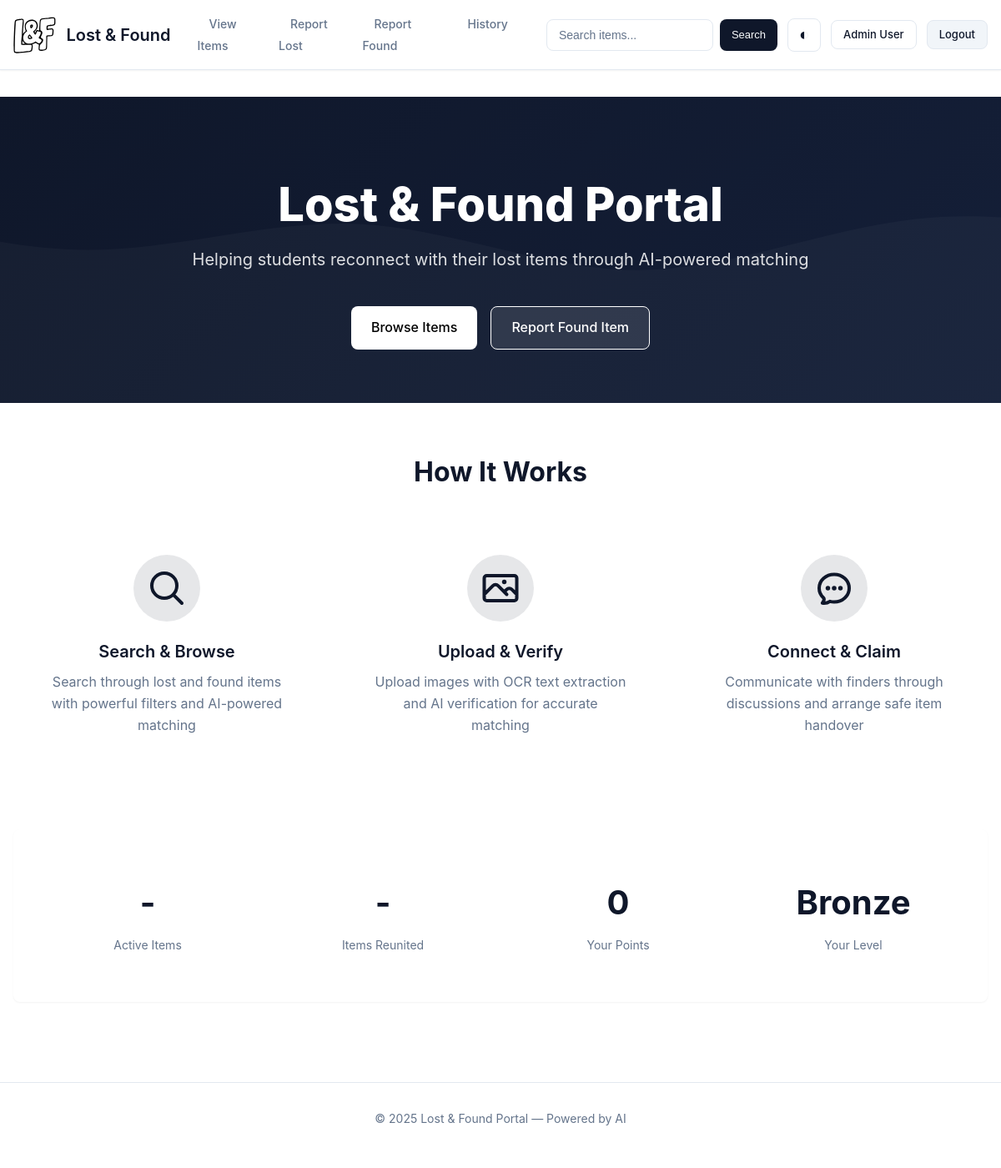
The page /home (signed in) on the database as committed earlier.
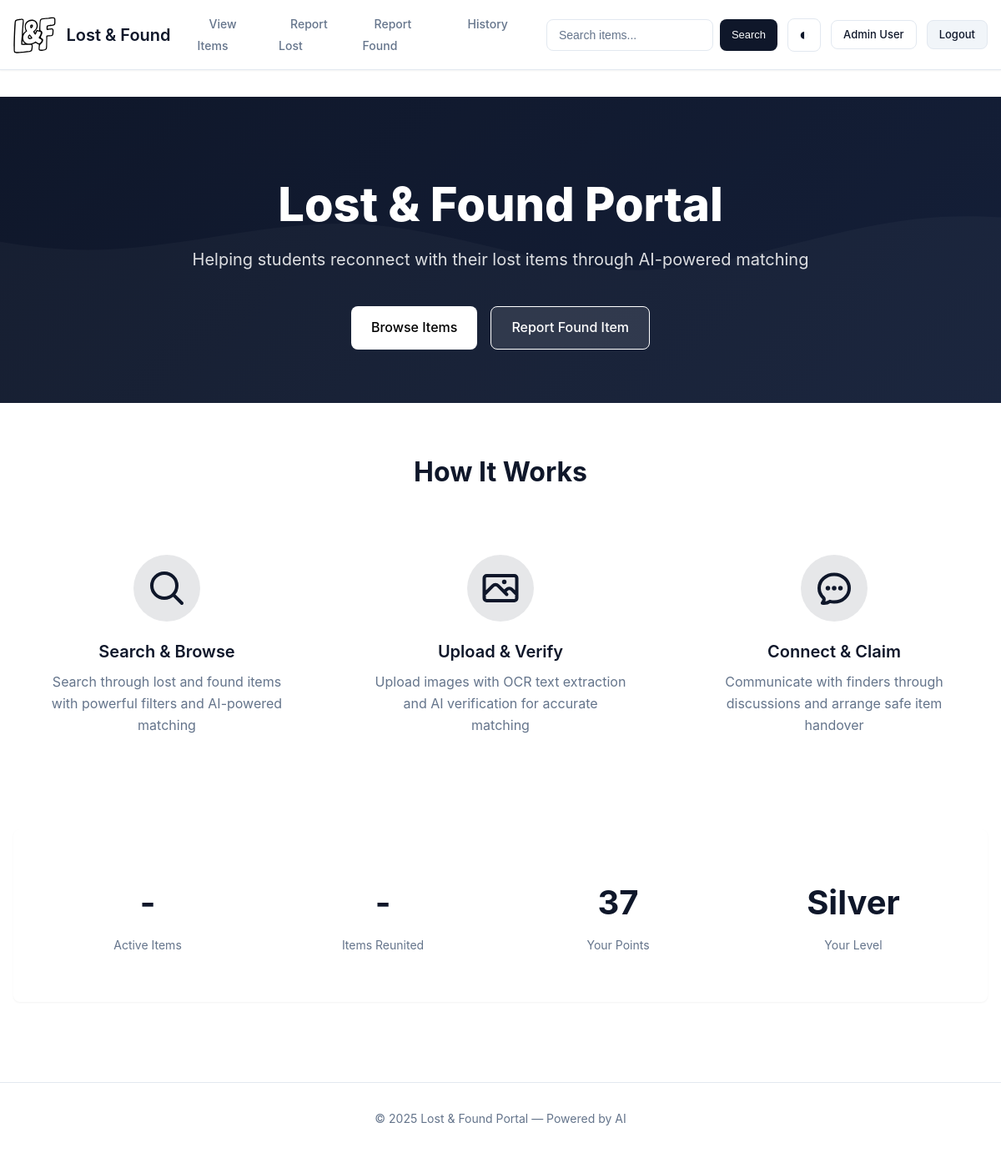
The same page on the database as committed later.
### app.py (models this page shows, shortened)
class User(db.Model, UserMixin):
    id = db.Column(db.Integer, primary_key=True)
    registration_no = db.Column(db.String(20), unique=True, nullable=False)
    password_hash = db.Column(db.String(128), nullable=False)
    full_name = db.Column(db.String(100), nullable=False)
    email = db.Column(db.String(120), unique=True, nullable=True)
    points = db.Column(db.Integer, default=0, nullable=False)
    level = db.Column(db.String(20), default='Bronze')
    avatar_filename = db.Column(db.String(255), nullable=True)
    role = db.Column(db.String(20), default='student') # 'student', 'admin', 'hod'
    items_reported = db.relationship(
        'Item',
        backref='reporter', # Creates item.reporter to access the User object
        lazy=True,
        foreign_keys=[Item.reported_by_id] # Explicitly tells SQLAlchemy which FK to use
    )
    items_deleted = db.relationship(
        'Item',
        backref='deleter', # Creates item.deleter to access the User object
        lazy=True,
        foreign_keys=[Item.deleted_by_id] # Explicitly tells SQLAlchemy which FK to use
    )
    def is_admin(self):
        return self.role == 'admin'

### app.py (the view)
@app.route("/")
@app.route("/home")
def home():
    return render_template('index.html', title='Home')

### app.py (called while the page is built)
@login_manager.user_loader
def load_user(user_id):
    print(f"DEBUG: Flask-Login attempting to load user with ID: {user_id}")
    user = User.query.get(int(user_id))
    if user:
        print(f"DEBUG: User ID {user_id} loaded successfully: {user.full_name} ({user.role})")
    else:
        print(f"DEBUG: User ID {user_id} not found in database.")
    return user

@app.context_processor
def utility_processor():
    def can_delete_item(user):
        if not user:
            return False
        return user.is_admin() or user.is_hod()
    return dict(can_delete_item=can_delete_item)

### templates/index.html (shortened to what this page needs)
{% extends "base.html" %}
{% block content %}
<div class="hero-section">
    <div class="container hero-content">
        <div class="hero-text">
            <h1 class="hero-title">Lost & Found Portal</h1>
            <p class="hero-subtitle">Helping students reconnect with their lost items through AI-powered matching</p>
            <div class="hero-actions">
                <a href="{{ url_for('items') }}" class="btn btn-hero-cta btn-lg">
                    Browse Items
                </a>
                {% if current_user.is_authenticated %}
                <a href="{{ url_for('report_found') }}" class="btn btn-outline btn-lg">
                    Report Found Item
                </a>
                {% else %}
                <a href="{{ url_for('register') }}" class="btn btn-outline btn-lg">
                    Get Started
                </a>
                {% endif %}
            </div>
        </div>
    </div>
</div>
<div class="container features-section">
    <h2 class="section-title">How It Works</h2>
    <div class="features-grid">
        <div class="feature-card">
            <div class="feature-icon">
                <svg width="48" height="48" fill="none" stroke="currentColor" stroke-width="2" viewBox="0 0 24 24">
                    <path stroke-linecap="round" stroke-linejoin="round"
                        d="M21 21l-5.197-5.197m0 0A7.5 7.5 0 105.196 5.196a7.5 7.5 0 0010.607 10.607z"></path>
                </svg>
            </div>
            <h3 class="feature-title">Search & Browse</h3>
            <p class="feature-description">Search through lost and found items with powerful filters and AI-powered
                matching</p>
        </div>
        <div class="feature-card">
            <div class="feature-icon">
            </div>
            <h3 class="feature-title">Upload & Verify</h3>
            <p class="feature-description">Upload images with OCR text extraction and AI verification for accurate
                matching</p>
        </div>
        <div class="feature-card">
            <div class="feature-icon">
            </div>
            <h3 class="feature-title">Connect & Claim</h3>
            <p class="feature-description">Communicate with finders through discussions and arrange safe item handover
            </p>
        </div>
    </div>
</div>
{% if current_user.is_authenticated %}
<div class="container stats-section">
    <div class="stats-banner">
        <div class="stat-box">
            <div class="stat-number">-</div>
            <div class="stat-label">Active Items</div>
        </div>
        <div class="stat-box">
            <div class="stat-number">-</div>
            <div class="stat-label">Items Reunited</div>
        </div>
        <div class="stat-box">
            <div class="stat-number">{{ current_user.points or 0 }}</div>
            <div class="stat-label">Your Points</div>
        </div>
        <div class="stat-box">
            <div class="stat-number">{{ current_user.level }}</div>
            <div class="stat-label">Your Level</div>
        </div>
    </div>
</div>
{% endif %}
{% endblock content %}

### templates/base.html (shortened to what this page needs)
<!DOCTYPE html>
<html lang="en" data-theme="light">
<head>
    <link rel="stylesheet" href="{{ url_for('static', filename='css/modern.css') }}">
</head>
<body>
    <nav class="navbar">
        <div class="navbar-container">
            <a class="navbar-brand" href="{{ url_for('home') }}">
                <img src="{{ url_for('static', filename='lost_found.svg') }}" alt="Lost & Found" />
                <span>Lost & Found</span>
            </a>
            <div class="navbar-menu" id="navbarMenu">
                <ul class="nav-links">
                    <li><a class="nav-link" href="{{ url_for('items') }}">View Items</a></li>
                    {% if current_user.is_authenticated %}
                    <li><a class="nav-link" href="{{ url_for('report_lost') }}">Report Lost</a></li>
                    <li><a class="nav-link" href="{{ url_for('report_found') }}">Report Found</a></li>
                    {% if current_user.is_admin() or current_user.is_hod() %}
                    <li><a class="nav-link" href="{{ url_for('item_history') }}">History</a></li>
                    {% endif %}
                    {% endif %}
                </ul>
                <div class="navbar-actions">
                    <form class="search-form" method="get" action="{{ url_for('items') }}">
                        <input class="form-input" type="search" placeholder="Search items..." name="q"
                            value="{{ request.args.get('q','') }}">
                        <button class="btn btn-primary btn-sm" type="submit">Search</button>
                    </form>
                    <button class="theme-toggle" id="themeToggle" aria-label="Toggle dark mode"
                        title="Toggle dark mode">
                        <span id="themeIcon">◐</span>
                    </button>
                    {% if current_user.is_authenticated %}
                    <a class="btn btn-outline btn-sm" href="{{ url_for('profile') }}">{{ current_user.full_name
                        }}</a>
                    <a class="btn btn-secondary btn-sm" href="{{ url_for('logout') }}">Logout</a>
                    {% else %}
                    <a class="btn btn-outline btn-sm" href="{{ url_for('login') }}">Login</a>
                    <a class="btn btn-primary btn-sm" href="{{ url_for('register') }}">Register</a>
                    {% endif %}
                </div>
            </div>
        </div>
    </nav>
    <main class="main-content">
        {% block content %}{% endblock %}
    </main>
    <footer class="footer">
        <div class="container">
            <p class="text-sm text-muted">© {{ current_year or '2025' }} Lost & Found Portal — Powered by AI</p>
        </div>
    </footer>
</body>
</html>

Rows that differ between the two databases and show on the page:
changed User "Admin User": points "0" → "37"; level "Bronze" → "Silver"
